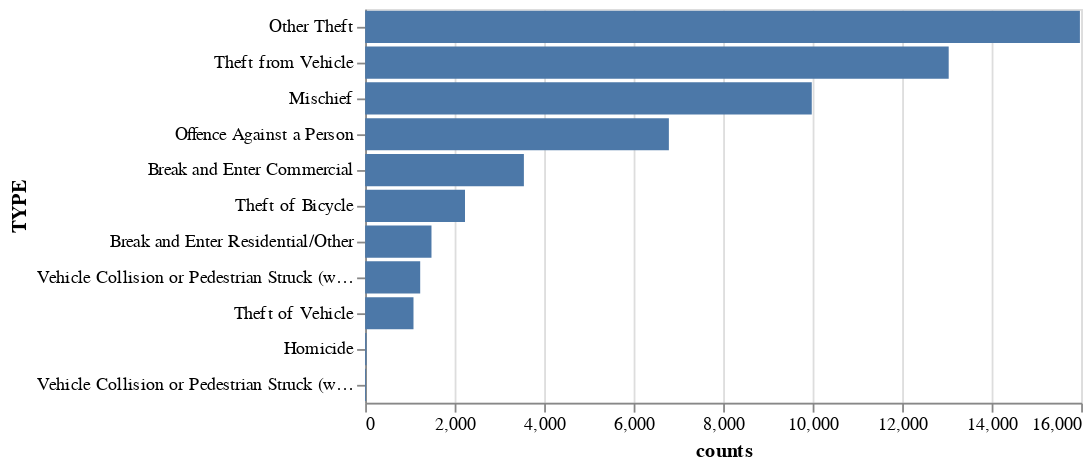

Notebook cell for this chart:
### Code cell
## Crime counts by neighborhood

# Group the data by neighborhood and count the number of crimes in each neighborhood
crime_counts = df.groupby('TYPE').size().reset_index(name='counts')

# Create a bar chart showing the crime counts by neighborhood
chart = alt.Chart(crime_counts).mark_bar().encode(
    x='counts',
    y=alt.Y('TYPE:N', sort='-x'),
)

chart

### Figure 1 — Vega-Lite specification as saved in the notebook (floating-point values rounded to 4 significant figures)
{"config": {"view": {"continuousWidth": 400, "continuousHeight": 300}}, "data": {"name": "data-ee80c8ca26bc07f3a6f201e9356820f6"}, "mark": "bar", "encoding": {"x": {"type": "quantitative", "field": "counts"}, "y": {"type": "nominal", "field": "TYPE", "sort": "-x"}}, "$schema": "https://vega.github.io/schema/vega-lite/v4.8.1.json", "datasets": {"data-ee80c8ca26bc07f3a6f201e9356820f6": [{"TYPE": "Break and Enter Commercial", "counts": 3547}, {"TYPE": "Break and Enter Residential/Other", "counts": 1482}, {"TYPE": "Homicide", "counts": 29}, {"TYPE": "Mischief", "counts": 9980}, {"TYPE": "Offence Against a Person", "counts": 6787}, {"TYPE": "Other Theft", "counts": 15972}, {"TYPE": "Theft from Vehicle", "counts": 13040}, {"TYPE": "Theft of Bicycle", "counts": 2231}, {"TYPE": "Theft of Vehicle", "counts": 1080}, {"TYPE": "Vehicle Collision or Pedestrian Struck (with Fatality)", "counts": 20}, {"TYPE": "Vehicle Collision or Pedestrian Struck (with Injury)", "counts": 1230}]}}
